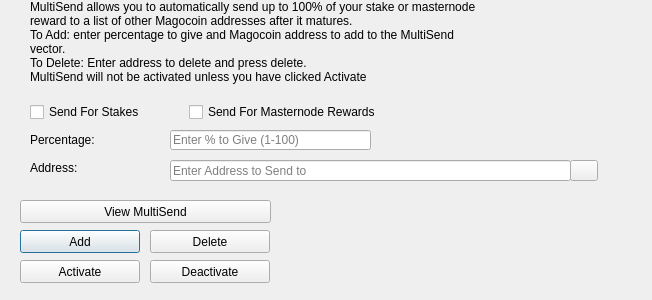
<?xml version="1.0" encoding="UTF-8"?>
<ui version="4.0">
 <class>MultiSendDialog</class>
 <widget class="QDialog" name="MultiSendDialog">
  <property name="windowModality">
   <enum>Qt::NonModal</enum>
  </property>
  <property name="geometry">
   <rect>
    <x>0</x>
    <y>0</y>
    <width>652</width>
    <height>300</height>
   </rect>
  </property>
  <property name="windowTitle">
   <string>MultiSend</string>
  </property>
  <widget class="QLineEdit" name="multiSendPercentEdit">
   <property name="geometry">
    <rect>
     <x>170</x>
     <y>130</y>
     <width>201</width>
     <height>20</height>
    </rect>
   </property>
   <property name="toolTip">
    <string>Enter whole numbers 1 - 100</string>
   </property>
   <property name="placeholderText">
    <string>Enter % to Give (1-100)</string>
   </property>
  </widget>
  <widget class="QLineEdit" name="multiSendAddressEdit">
   <property name="geometry">
    <rect>
     <x>170</x>
     <y>160</y>
     <width>401</width>
     <height>21</height>
    </rect>
   </property>
   <property name="toolTip">
    <string/>
   </property>
   <property name="placeholderText">
    <string>Enter Address to Send to</string>
   </property>
  </widget>
  <widget class="QLabel" name="label_2">
   <property name="geometry">
    <rect>
     <x>30</x>
     <y>0</y>
     <width>451</width>
     <height>121</height>
    </rect>
   </property>
   <property name="lineWidth">
    <number>1</number>
   </property>
   <property name="text">
    <string>MultiSend allows you to automatically send up to 100% of your stake or masternode reward to a list of other Magocoin addresses after it matures.
To Add: enter percentage to give and Magocoin address to add to the MultiSend vector.
To Delete: Enter address to delete and press delete.
MultiSend will not be activated unless you have clicked Activate</string>
   </property>
   <property name="alignment">
    <set>Qt::AlignLeading|Qt::AlignLeft|Qt::AlignTop</set>
   </property>
   <property name="wordWrap">
    <bool>true</bool>
   </property>
  </widget>
  <widget class="QLabel" name="message">
   <property name="geometry">
    <rect>
     <x>290</x>
     <y>200</y>
     <width>351</width>
     <height>91</height>
    </rect>
   </property>
   <property name="text">
    <string/>
   </property>
  </widget>
  <widget class="QPushButton" name="addButton">
   <property name="geometry">
    <rect>
     <x>20</x>
     <y>230</y>
     <width>120</width>
     <height>23</height>
    </rect>
   </property>
   <property name="toolTip">
    <string/>
   </property>
   <property name="statusTip">
    <string>Add to MultiSend Vector</string>
   </property>
   <property name="text">
    <string>Add</string>
   </property>
  </widget>
  <widget class="QPushButton" name="disableButton">
   <property name="geometry">
    <rect>
     <x>150</x>
     <y>260</y>
     <width>120</width>
     <height>23</height>
    </rect>
   </property>
   <property name="statusTip">
    <string>Deactivate MultiSend</string>
   </property>
   <property name="text">
    <string>Deactivate</string>
   </property>
  </widget>
  <widget class="QPushButton" name="addressBookButton">
   <property name="geometry">
    <rect>
     <x>570</x>
     <y>160</y>
     <width>28</width>
     <height>21</height>
    </rect>
   </property>
   <property name="toolTip">
    <string>Choose an address from the address book</string>
   </property>
   <property name="text">
    <string/>
   </property>
   <property name="icon">
    <iconset resource="../magocoin.qrc">
     <normaloff>:/icons/address-book</normaloff>:/icons/address-book</iconset>
   </property>
   <property name="shortcut">
    <string>Alt+A</string>
   </property>
   <property name="autoDefault">
    <bool>false</bool>
   </property>
  </widget>
  <widget class="QLabel" name="label">
   <property name="geometry">
    <rect>
     <x>30</x>
     <y>130</y>
     <width>121</width>
     <height>20</height>
    </rect>
   </property>
   <property name="toolTip">
    <string>Percentage of stake to send</string>
   </property>
   <property name="text">
    <string>Percentage:</string>
   </property>
  </widget>
  <widget class="QLabel" name="label_5">
   <property name="geometry">
    <rect>
     <x>30</x>
     <y>160</y>
     <width>111</width>
     <height>16</height>
    </rect>
   </property>
   <property name="toolTip">
    <string>Address to send portion of stake to</string>
   </property>
   <property name="text">
    <string>Address:</string>
   </property>
  </widget>
  <widget class="QPushButton" name="deleteButton">
   <property name="geometry">
    <rect>
     <x>150</x>
     <y>230</y>
     <width>120</width>
     <height>23</height>
    </rect>
   </property>
   <property name="toolTip">
    <string/>
   </property>
   <property name="statusTip">
    <string>Delete Address From MultiSend Vector</string>
   </property>
   <property name="text">
    <string>Delete</string>
   </property>
  </widget>
  <widget class="QPushButton" name="activateButton">
   <property name="geometry">
    <rect>
     <x>20</x>
     <y>260</y>
     <width>120</width>
     <height>23</height>
    </rect>
   </property>
   <property name="statusTip">
    <string>Activate MultiSend</string>
   </property>
   <property name="text">
    <string>Activate</string>
   </property>
  </widget>
  <widget class="QPushButton" name="viewButton">
   <property name="geometry">
    <rect>
     <x>20</x>
     <y>200</y>
     <width>251</width>
     <height>23</height>
    </rect>
   </property>
   <property name="toolTip">
    <string/>
   </property>
   <property name="statusTip">
    <string>View MultiSend Vector</string>
   </property>
   <property name="text">
    <string>View MultiSend</string>
   </property>
  </widget>
  <widget class="QWidget" name="horizontalLayoutWidget">
   <property name="geometry">
    <rect>
     <x>30</x>
     <y>100</y>
     <width>351</width>
     <height>24</height>
    </rect>
   </property>
   <layout class="QHBoxLayout" name="horizontalLayout">
    <item>
     <widget class="QCheckBox" name="multiSendStakeCheckBox">
      <property name="text">
       <string>Send For Stakes</string>
      </property>
     </widget>
    </item>
    <item>
     <widget class="QCheckBox" name="multiSendMasternodeCheckBox">
      <property name="text">
       <string>Send For Masternode Rewards</string>
      </property>
     </widget>
    </item>
   </layout>
  </widget>
 </widget>
 <resources>
  <include location="../magocoin.qrc"/>
 </resources>
 <connections/>
</ui>
